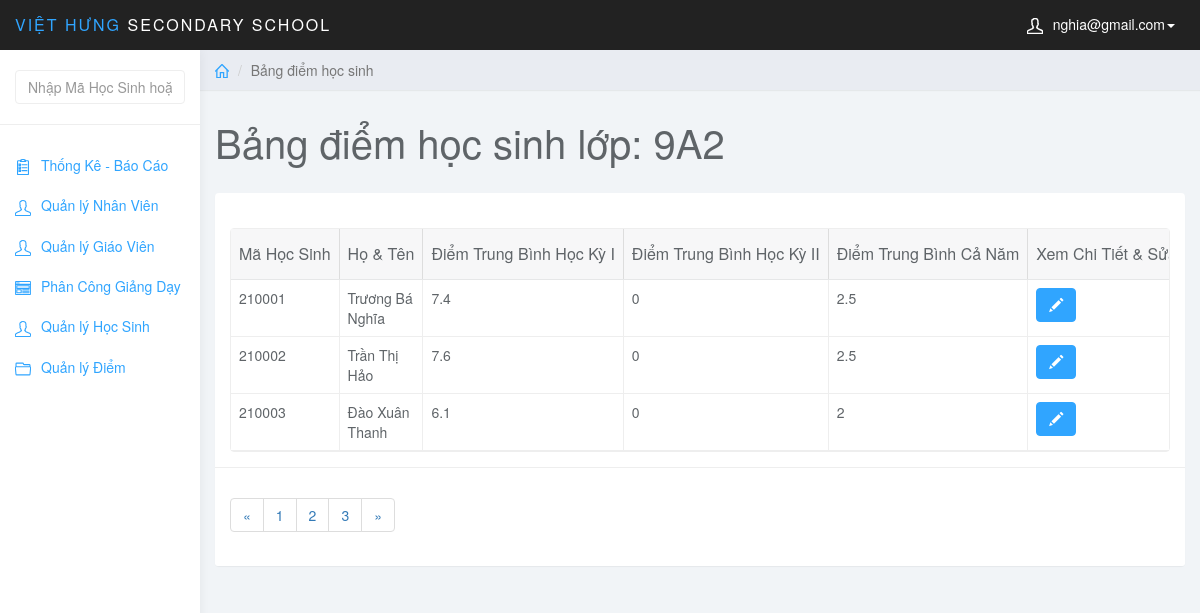
The page /admin/index.php?page=list_diem&id_class=1 (signed in) on the database as committed earlier.
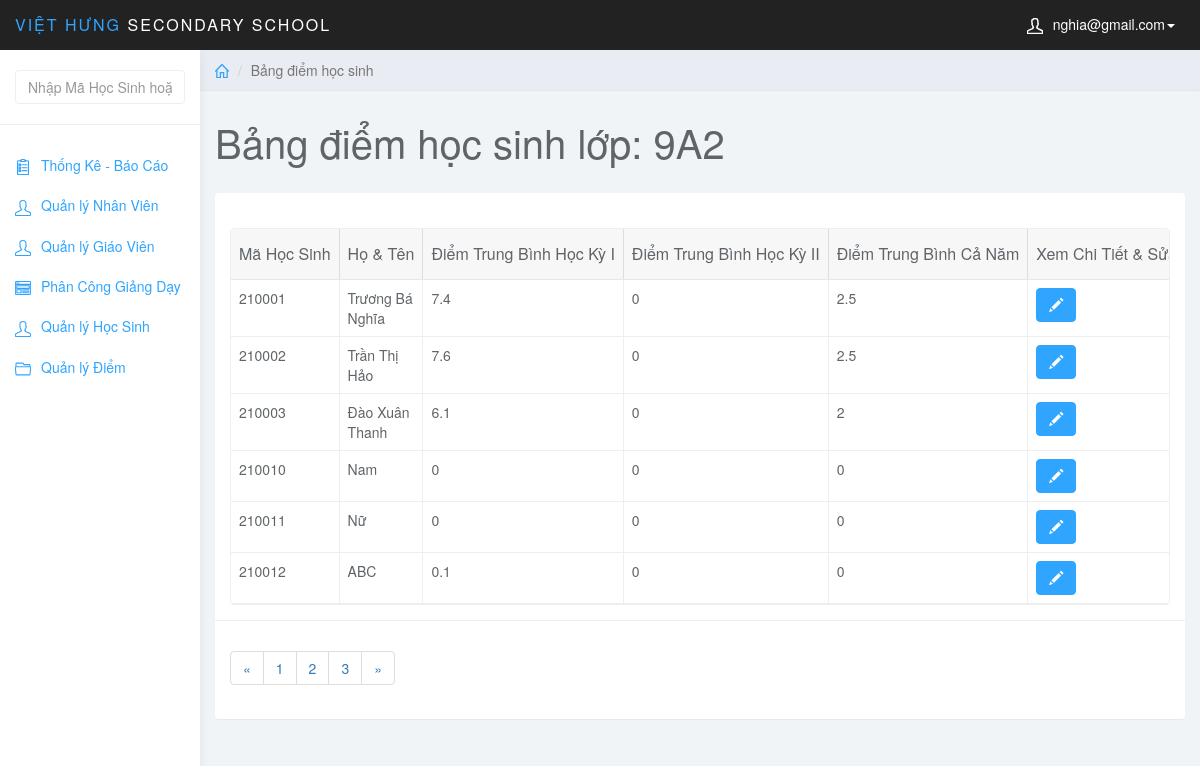
The same page on the database as committed later.
### tables this page shows
CREATE TABLE `hocsinh` (
  `MaHS` int(6) NOT NULL,
  `MaLopHoc` varchar(10) NOT NULL,
  `TenHS` varchar(50) NOT NULL,
  `GioiTinh` varchar(5) NOT NULL,
  `NgaySinh` date NOT NULL,
  `NoiSinh` varchar(50) NOT NULL,
  `DanToc` varchar(10) NOT NULL,
  `HoTenCha` varchar(50) NOT NULL,
  `HoTenMe` varchar(50) NOT NULL,
  PRIMARY KEY (`MaHS`),
  KEY `fk_hs_lh` (`MaLopHoc`),
  CONSTRAINT `fk_hs_lh` FOREIGN KEY (`MaLopHoc`) REFERENCES `lophoc` (`MaLopHoc`)
);

### admin/list_diem.php (the view, shortened to what this page needs)
<?php
    $class_id = $_GET['id_class'];
    $sql_view = "SELECT * FROM lophoc WHERE MaLopHoc = '$class_id'";
    $query_view = mysqli_query($conn,$sql_view);
    $row_view = mysqli_fetch_assoc($query_view);
?>
<div class="col-sm-9 col-sm-offset-3 col-lg-10 col-lg-offset-2 main">
		<div class="row">
			<ol class="breadcrumb">
				<li><a href="index.php"><svg class="glyph stroked home"><use xlink:href="#stroked-home"></use></svg></a></li>
				<li class="active">Bảng điểm học sinh</li>
			</ol>
		</div>
		<div class="row">
			<div class="col-lg-12">
				<h1 class="page-header">Bảng điểm học sinh lớp: <?php echo $row_view['Tenlophoc']; ?></h1>
			</div>
		</div>
		<div class="row">
			<div class="col-lg-12">
				<div class="panel panel-default">
					<div class="panel-body">
                        <table
                            data-toolbar="#toolbar"
                            data-toggle="table">
						    <thead>
						    <tr>
						        <th data-field="id" data-sortable="true">Mã Học Sinh</th>
                                <th data-field="name"  data-sortable="true">Họ & Tên</th>
                                <th data-sortable="true">Điểm Trung Bình Học Kỳ I</th>
                                <th data-sortable="true">Điểm Trung Bình Học Kỳ II</th>
                                <th data-sortable="true">Điểm Trung Bình Cả Năm</th>
                                <th>Xem Chi Tiết & Sửa</th>
						    </tr>
                            </thead>
                            <tbody>
                                <?php
                                    $sql = "SELECT * FROM hocsinh WHERE MaLopHoc = '$class_id'";
                                    $query = mysqli_query($conn,$sql);
                                    while ($row = mysqli_fetch_assoc($query)) {
                                        $sql_diem = "SELECT * FROM hocsinh JOIN diem ON hocsinh.MaHS = diem.MaHS JOIN monhoc ON diem.MaMonHoc = monhoc.MaMonHoc JOIN lophoc ON hocsinh.MaLopHoc = lophoc.MaLopHoc JOIN hocky ON diem.MaHocKy = hocky.MaHocKy WHERE hocsinh.MaHS = '{$row['MaHS']}'";
                                        $query_diem = mysqli_query($conn,$sql_diem);
                                        $tb_hk = 0;
                                        $tb_hk2 = 0;
                                        $i=0;
                                        $j=0;
                                        while($row_diem = mysqli_fetch_assoc($query_diem)){
                                            if ($row_diem['MaHocKy']=='20191') {
                                                $tb_hk += $row_diem['DiemTB'];
                                                $i++;
                                            }elseif($row_diem['MaHocKy']=='20192') {
                                                $tb_hk2 += $row_diem['DiemTB'];
                                                $j++;
                                            }
                                        }
                                ?>
                                <tr>
                                    <td><?php echo $row['MaHS'];?></td>
                                    <td><?php echo $row['TenHS']; ?></td>
                                    <td><?php if(isset($tb_hk)){echo $a = round($tb_hk/$i,1);}else{echo '---';}?></td>
                                    <td><?php if(isset($tb_hk2)){echo $b = round($tb_hk2/$j,1);}else{echo '---';} ?></td>
                                    <td><?php echo $tb_nam = round($dtb_nam = ($a+$b*2)/3,1) ?></td>
                                    <td class="form-group">
                                        <a href="index.php?page=edit_diem&id_hs=<?php echo $row['MaHS']; ?>" class="btn btn-primary"><i class="glyphicon glyphicon-pencil"></i></a>
                                    </td>
                                </tr>
                                    <?php } ?>
                            </tbody>
						</table>
                    </div>
                    <div class="panel-footer">
                        <nav aria-label="Page navigation example">
                            <ul class="pagination">
                                <li class="page-item"><a class="page-link" href="#">&laquo;</a></li>
                                <li class="page-item"><a class="page-link" href="#">1</a></li>
                                <li class="page-item"><a class="page-link" href="#">2</a></li>
                                <li class="page-item"><a class="page-link" href="#">3</a></li>
                                <li class="page-item"><a class="page-link" href="#">&raquo;</a></li>
                            </ul>
                        </nav>
                    </div>
				</div>
			</div>
		</div>
	</div>

Rows that differ between the two databases and show on the page:
added hocsinh: MaHS "210010", TenHS "Nam", i "0", j "0", b "0"
added hocsinh: MaHS "210011", TenHS "Nữ", i "0", j "0", b "0"
added hocsinh: MaHS "210012", TenHS "ABC", i "0.1", j "0", b "0"
